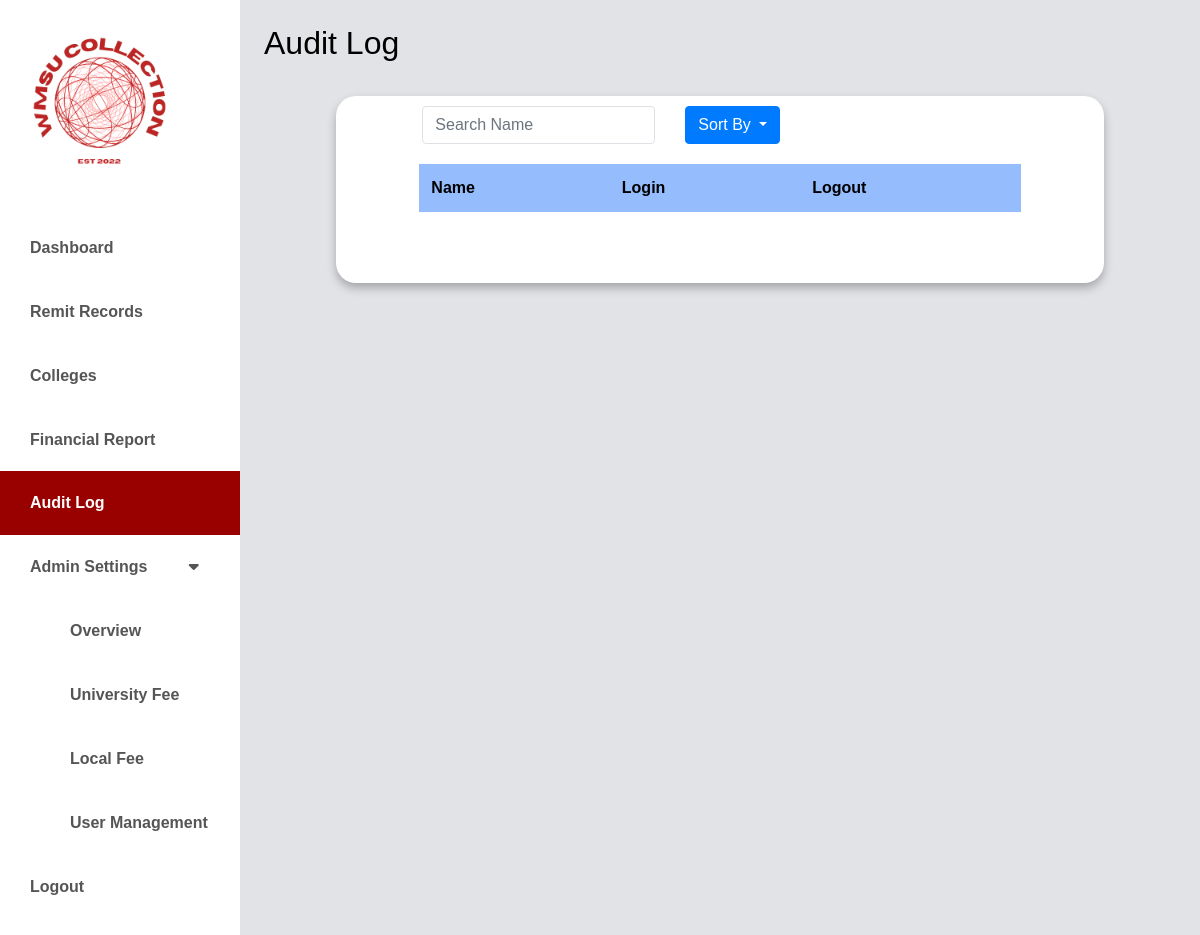
The page /audit-log/audit-log.php (signed in) on the database as committed earlier.
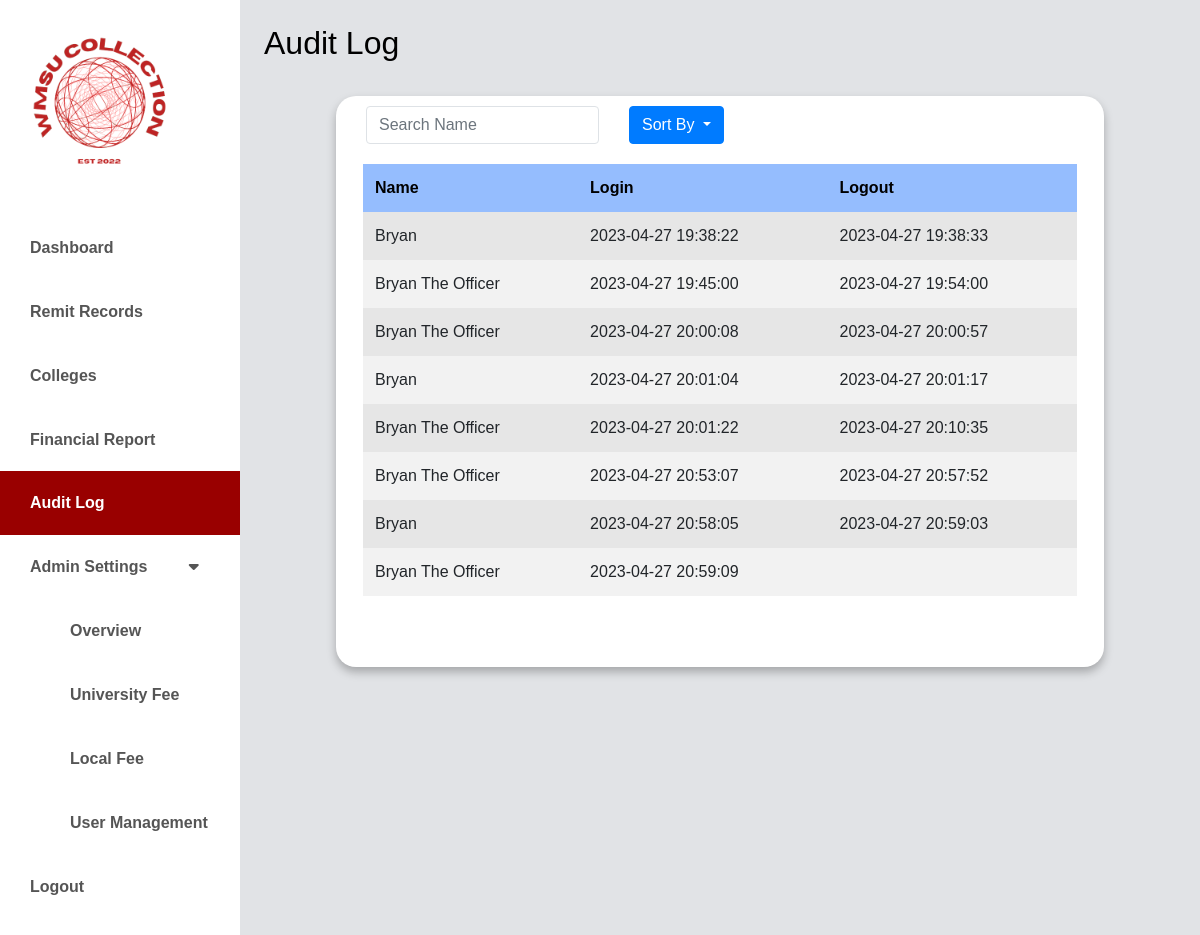
The same page on the database as committed later.
### tables this page shows
CREATE TABLE `audit_trail` (
  `id` int(11) NOT NULL,
  `full_name` varchar(100) NOT NULL,
  `login_time` timestamp NOT NULL DEFAULT current_timestamp(),
  `logout_time` timestamp NULL DEFAULT NULL
);

### classes/database.class.php (called while the page is built)
<?php
class Database {
    private $host = 'localhost';
    private $username = 'root';
    private $password = '';
    private $database = 'wmsu';
    protected $connection;
    public function connect() {
        try {
            $dsn = "mysql:host=$this->host;dbname=$this->database;charset=utf8mb4";
            $options = [
                PDO::ATTR_ERRMODE => PDO::ERRMODE_EXCEPTION,
                PDO::ATTR_DEFAULT_FETCH_MODE => PDO::FETCH_ASSOC,
                PDO::ATTR_EMULATE_PREPARES => false,
            ];
            $this->connection = new PDO($dsn, $this->username, $this->password, $options);
        } catch (PDOException $e) {
            echo "Connection error: " . $e->getMessage();
            die();
        }
        return $this->connection;
    }
}
?>

### audit-log/audit-log.php (the view, shortened to what this page needs)
<?php
	require_once '../classes/database.class.php';
?>
<!doctype html>
<html lang="en" class="no-js">
  <html>
    <head>
	<link href="https://cdn.jsdelivr.net/npm/bootstrap@5.0.0-beta3/dist/css/bootstrap.min.css" rel="stylesheet" />
    <link rel="stylesheet" href="https://unicons.iconscout.com/release/v4.0.0/css/line.css" />
    <link rel="stylesheet" href="https://cdnjs.cloudflare.com/ajax/libs/font-awesome/5.15.3/css/all.min.css" />
	<link rel="stylesheet" href="https://stackpath.bootstrapcdn.com/bootstrap/4.5.0/css/bootstrap.min.css">
	<link rel="stylesheet" href="https://maxcdn.bootstrapcdn.com/font-awesome/4.7.0/css/font-awesome.min.css">
    <link rel="stylesheet" href="../css/audit.css" />
    <link rel="stylesheet" href="../css/dashboard.css" />
    </head>
      <body>
      <div class="d-flex" id="wrapper">
        <div class="bg-white" id="sidebar-wrapper">
            <img src="../images/logo.jpg" width ="200" alt="CCS COLLECTION FEE">
            <div class="list-group list-group-flush my-3">
                <a href="../admin/dashboard-main.php" class="list-group-item list-group-item-action bg-hover first-text fw-bold ">Dashboard</a>
                <a href="../remit-records/remit-records.php" class="list-group-item list-group-item-action bg-hover first-text fw-bold ">Remit Records</a>
                <a href="../college/new-college.php" class="list-group-item list-group-item-action bg-hover first-text fw-bold">Colleges</a>
                <a href="../financial-report/financial-report.php" class="list-group-item list-group-item-action bg-hover first-text fw-bold">Financial Report</a>
                <?php
                if($_SESSION['role'] == 'admin'){?>
                <a href="../audit-log/audit-log.php" class="list-group-item list-group-item-action bg-hover first-text fw-bold active">Audit Log</a>
                <?php } ?>
                <button class="list-group-item list-group-item-action bg-hover second-text dropdown-btn fw-bold">Admin Settings</a>
                <i class="fa fa-caret-down" style="margin-left: 37px;"></i>
                </button>
                <div class="">
                <a href="../admin-settings/overview_settings.php" class="list-group-item list-group-item-action bg-hover first-text fw-bold " style="text-decoration:none; padding-left: 70px;">Overview</a></ul>
                <a href="../university/university.php" class="list-group-item list-group-item-action bg-hover first-text fw-bold " style="text-decoration:none; padding-left: 70px;">University Fee</a></ul>
                    <a href="../local/localfees.php"class="list-group-item list-group-item-action bg-hover first-text fw-bold"  style="text-decoration:none; padding-left: 70px;">Local Fee</a></ul>
                    <a href="../admin-settings/user.php" class="list-group-item list-group-item-action bg-hover first-text fw-bold" style="text-decoration:none; padding-left: 70px;">User Management</a></ul>
                </div>
                <a href="../public/logout.php" class="list-group-item list-group-item-action bg-hover fw-bold">Logout</a>
</div>
        </div>
        <div class="table-responsive">
	<div id="page-content-wrapper">
<nav class="navbar navbar-expand-lg navbar-light bg-active py-4 px-4">
        <div class="d-flex align-items-center">
            <h2 class="fs-2 m-0"  style="color:#000000; font-weight: 500;">Audit Log</h2>
        </div>
    </nav>
    <div class="container">
    <div class="table-responsive">
    <div class="row my-auto mx-auto">
    <div class="col-sm-auto" style="padding-top: 10px; padding-bottom: 10px;">
        <input class="form-control border" type="search" name= "search" id="search-input" placeholder="Search Name">
        </div>
    <div class="col-sm-6" style="padding-top: 10px; padding-bottom: 10px;">
        <button class="btn btn-primary dropdown-toggle" id ="sort-by" type="button" data-toggle="dropdown" aria-haspopup="true" aria-expanded="false">Sort By </button>
        </div>
    <div class="col-sm-14" id="lakatan">
    <table class="table table-striped table-borderless">
      <thead style="background-color:#95BDFE ;" class="text-white">
        <tr>
          <th scope="col" style="color: #000000;">Name</th>
          <th scope="col" style="color: #000000;">Login</th>
          <th scope="col" style="color: #000000;">Logout</th>
        </tr>
      </thead>
      <?php
    $db = new Database();
    $sql = "SELECT * FROM audit_trail";
    $stmt = $db->connect()->query($sql);
?>
    <tbody>
        <?php while ($row = $stmt->fetch(PDO::FETCH_ASSOC)) : ?>
            <tr>
                <td><?php echo $row['full_name']; ?></td>
                <td><?php echo $row['login_time']; ?></td>
                <td><?php echo $row['logout_time']; ?></td>
            </tr>
        <?php endwhile; ?>
    </tbody>
</table>
                </div>
                </div>
    </div>
</body>
        </body>
</html>

### css/audit.css (style rules this page uses)
.container { background-color: #fff; max-width: 80%; border-radius: 20px; padding-bottom: 20px; margin-top: 10px; box-shadow: 0 5px 10px rgba(0, 0, 0, 0.265); }
#search-input { margin-bottom: 10px; }
.table-responsive { display:flex; margin-bottom: 35px; }
.h2, h2, h3, h3, h4, h4, h5, h5 { font-size: 20px; text-align: center; font-weight: 600; margin-top: 15px; }
#lakatan { display:grid; }

### css/dashboard.css (style rules this page uses)
* { font-family: 'Poppins', sans-serif; }
:root { --main-bg-color: #009d63; --main-text-color: #009d63; --second-text-color: #bbbec5; --second-bg-color: #c1efde; }
.second-text { color: var(--second-text-color); }
#wrapper { overflow-x: hidden; background-image: linear-gradient( to right, #e1e3e6, #e1e3e6, #e1e3e6, #e1e3e6, #e1e3e6 ); }
#sidebar-wrapper { min-height: 100vh; margin-left: -15rem; -webkit-transition: margin 0.25s ease-out; -moz-transition: margin 0.25s ease-out; -o-transition: margin 0.25s ease-out; transition: margin 0.25s ease-out; }
#sidebar-wrapper .list-group { width: 15rem; }
#page-content-wrapper { min-width: 100vw; }
.list-group-item { border: none; background-color: #FFF; color: #555; padding: 20px 30px; }
.list-group-item.active { background-color: #990000; color: white; }
@media (min-width: 768px) { #sidebar-wrapper { margin-left: 0; } }
@media (min-width: 768px) { #page-content-wrapper { min-width: 0; width: 100%; } }
body { margin: 0; padding: 0; background-color: var(--second-bg-color); }
table { border-collapse: collapse; width: 100%; }
th, td { text-align: left; padding: 8px; }
th { background-color: #007bff; }
tr:nth-child(even) { background-color: #f2f2f2; }

Rows that differ between the two databases and show on the page:
added audit_trail: full_name "Bryan", login_time "2023-04-27 19:38:22", logout_time "2023-04-27 19:38:33"
added audit_trail: full_name "Bryan The Officer", login_time "2023-04-27 19:45:00", logout_time "2023-04-27 19:54:00"
added audit_trail: full_name "Bryan The Officer", login_time "2023-04-27 20:00:08", logout_time "2023-04-27 20:00:57"
added audit_trail: full_name "Bryan", login_time "2023-04-27 20:01:04", logout_time "2023-04-27 20:01:17"
added audit_trail: full_name "Bryan The Officer", login_time "2023-04-27 20:01:22", logout_time "2023-04-27 20:10:35"
added audit_trail: full_name "Bryan The Officer", login_time "2023-04-27 20:53:07", logout_time "2023-04-27 20:57:52"
added audit_trail: full_name "Bryan", login_time "2023-04-27 20:58:05", logout_time "2023-04-27 20:59:03"
added audit_trail: full_name "Bryan The Officer", login_time "2023-04-27 20:59:09"
